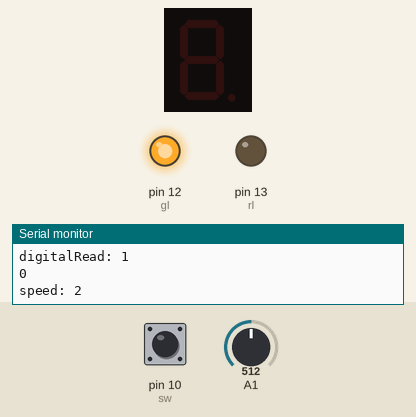
Bench run of a sketch on a simulated Arduino Uno, built with avr-gcc and run on an emulated ATmega328P. On the bench: 1-digit seven-segment display, output pins drawn as LEDs (lit = HIGH), the last lines printed to the serial monitor. Wiring (inferred from the names in the program): 1-digit 7-segment display, segments lit when HIGH: segments pin 3, pin 2, pin 4, pin 5, pin 6, pin 7, pin 8, pin 9. Inputs (shaded band) come from the test bench; at power-on: pin 10 (sw) HIGH, A1 = 512. The segment pins are drawn as the display they are named for; pins used as bus, display or sensor lines are not drawn.

Above: at 1.2 s.
1.3 s: pin 10 (sw) pulled LOW for 1 s
At 2.3 s:
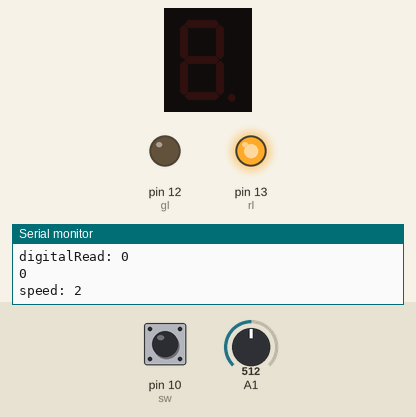
5.3 s: pin 10 (sw) pulled LOW for 3.2 s
At 9.6 s:
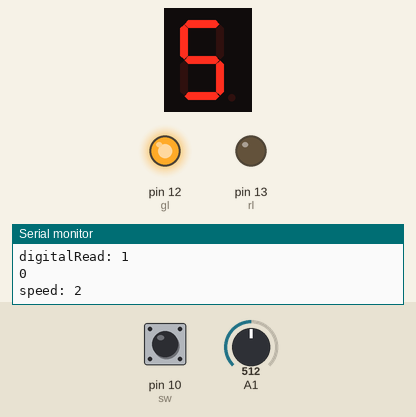
11.5 s: A1 set to 790
13.2 s: A1 set to 814
At 14.7 s:
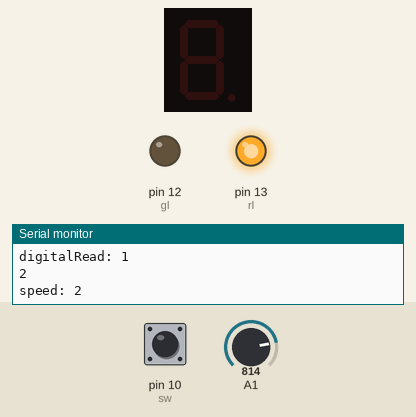
Timing chart, 0 to 15.8 s (numbered marks = the images above; inputs shaded):
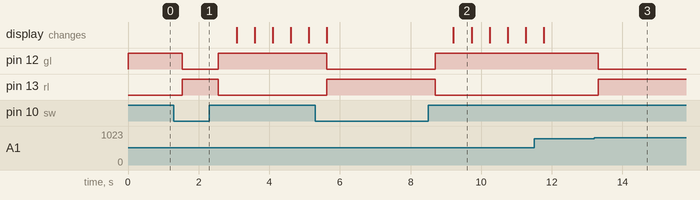

Measured:
- the behaviour switches between 800 and 801 on A1 (found by bisection; images 2 and 3)
- after the input at 1.3 s, pin 12 (gl): HIGH → LOW after 0.24 s, → HIGH 1.0 s later; pin 13 (rl): LOW → HIGH after 0.24 s, → LOW 1.0 s later
- after the input at 5.3 s, pin 12 (gl): HIGH → LOW after 0.33 s, → HIGH 3.1 s later; pin 13 (rl): LOW → HIGH after 0.33 s, → LOW 3.1 s later; the display: first differs from a run without the input after 3.9 s (image 2)
- after the input at 13.2 s, pin 12 (gl): HIGH → LOW after 0.11 s; pin 13 (rl): LOW → HIGH after 0.11 s
- what the display in image 2 shows lasts 0.5 s, from 9.2 s to 9.7 s

The sketch:

Lab5.ino
```cpp
#include "Timer.h"

int a = 3;
int b = 2;
int c = 4;
int d = 5;
int e = 6;
int f = 7;
int g = 8;
int dp = 9;
int sw = 10;
int gl = 12;
int rl = 13;
int LEDS[7] {a, b, c, d, e, f, g};
int nums[11][7] {
  {1, 1, 1, 1, 1, 1, 0}, //0
  {0, 1, 1, 0, 0, 0, 0}, //1
  {1, 1, 0, 1, 1, 0, 1}, //2
  {1, 1, 1, 1, 0, 0, 1}, //3
  {0, 1, 1, 0, 0, 1, 1}, //4
  {1, 0, 1, 1, 0, 1, 1}, //5
  {1, 0, 1, 1, 1, 1, 1}, //6
  {1, 1, 1, 0, 0, 0, 0}, //7
  {1, 1, 1, 1, 1, 1, 1}, //8
  {1, 1, 1, 1, 0, 1, 1}, //9
  {0, 0, 0, 0, 0, 0, 0}, //off
};

void outNum(int x) { //outputs number x on the display
  for (int i = 0; i < 7; i++) {
    if (nums[x][i] == 1) {
      digitalWrite(LEDS[i], HIGH);
    }
    else {
      digitalWrite(LEDS[i], LOW);
    }
  }
}

int readStick() { //returns 1 if the joystick was up, 2 if it is down, 0 for anything else
  // you may have to read from A0 instead of A1 depending on how you orient the joystick
  if (analogRead(A1) > 800) {
    return 2; // down
  }
  else if (analogRead(A1) < 200) {
    return 1; // up
  }

  else {
    return 0;
  }

}

unsigned char cflag = 0; // count flag
unsigned int count = 0;  // display count
unsigned long tcnt = 0; // tick count
unsigned int speed[3] = {4,2,1}; // array of speeds
unsigned int val = 1; // value to determine speed
enum LightStates { Wait, LightOn, ButtonHold, Countdown, OffCountdown } lightState;
enum LEDStates { LED_Off, LED_Countdown } ledState;

// button press
int button() {
  return !digitalRead(sw);
}

void lightTick() {
  switch (lightState) {
    case Wait:
      if (button() || readStick()) {
        lightState = LightOn;
      }
      break;

    case LightOn:
      outNum(10); // clear LED
      if (button()) {
        lightState = ButtonHold;
      } else if (tcnt == 0) {
        lightState = Wait;
      }
      break;

    case ButtonHold:
      if (!button()) {
        lightState = OffCountdown;
        tcnt = 5;
      }
      break;

    case Countdown:
      if (!button() && tcnt == 0) {
        lightState = Wait;
      }
      break;

    case OffCountdown:
      if (tcnt == 0) {
        lightState = Wait;
      }
      break;

    default:
      lightState = Wait;
      break;
  }

  switch (lightState) {
    case Wait:
      digitalWrite(rl, LOW); // room light off
      digitalWrite(gl, HIGH);
      cflag = 0; // LED off
      tcnt = 0; // reset counter
      break;

    case LightOn:
      digitalWrite(rl, HIGH); // room light on
      digitalWrite(gl, LOW);
      cflag = 1; // LED on
      tcnt = 9; // start counter at 9
      break;

    case ButtonHold:
      digitalWrite(rl, HIGH); // room light on
      digitalWrite(gl, LOW);
      cflag = 0; // LED off
      break;

    case Countdown:
    case OffCountdown:
      digitalWrite(rl, LOW); // room light off
      digitalWrite(gl, HIGH);
      cflag = 1; // LED on
      break;
  }
}

void ledTick() {
  switch (ledState) {
    case LED_Off:
      if (cflag) {
        ledState = LED_Countdown;
      }
      break;

    case LED_Countdown:
      if (!cflag) {
        ledState = LED_Off;
      }
      break;

    default:
      ledState = LED_Off;
      break;
  }

  switch (ledState) {
    case LED_Off:
      outNum(10); // clear LED
      break;

    case LED_Countdown:
      outNum(tcnt);
      if (tcnt > 0) {
        tcnt--;
      }
      break;
  }
}


void setup() {
  // put your setup code here, to run once:
  pinMode(a, OUTPUT);
  pinMode(b, OUTPUT);
  pinMode(c, OUTPUT);
  pinMode(d, OUTPUT);
  pinMode(e, OUTPUT);
  pinMode(f, OUTPUT);
  pinMode(g, OUTPUT);
  pinMode(dp, OUTPUT);
  pinMode(sw, INPUT_PULLUP);
  pinMode(gl, OUTPUT);
  pinMode(rl, OUTPUT);
  TimerSet(  500);
  TimerOn();
  Serial.begin(9600);
}

void loop() {
  // put your main code here, to run repeatedly:
  ledTick();
  lightTick();
  digitalRead(sw);
  Serial.print("digitalRead: ");
  Serial.print(digitalRead(sw));
  Serial.print("\n");
  Serial.print(readStick());
  Serial.print("\n");
  Serial.print("speed: ");
  Serial.print(speed[val]);
  Serial.print("\n");
  while (!TimerFlag){}  // Wait for BL's period
  TimerFlag = 0;
}
```

Timer.h
```cpp
// Permission to copy is granted provided that this header remains intact.
// This software is provided with no warranties.

////////////////////////////////////////////////////////////////////////////////

#ifndef Timer
#define Timer

#include "Arduino.h"

volatile unsigned char TimerFlag = 0; // TimerISR() sets this to 1. C programmer should clear to 0.

// Internal variables for mapping AVR's ISR to our cleaner TimerISR model.
unsigned long _avr_timer_M = 1; // Start count from here, down to 0. Default 1ms
unsigned long _avr_timer_cntcurr = 0; // Current internal count of 1ms ticks

// Set TimerISR() to tick every M ms
void TimerSet(unsigned long M) {
	_avr_timer_M = M;
	_avr_timer_cntcurr = _avr_timer_M;
}

void TimerOn() {
	// AVR timer/counter controller register TCCR1
  TCCR1B 	= 0x0B;	// bit3 = 1: CTC mode (clear timer on compare)
					// bit2bit1bit0=011: prescaler /64
					// 00001011: 0x0B
					// SO, 16 MHz clock or 16,000,000 /64 = 250,000 ticks/s
					// Thus, TCNT1 register will count at 250,000 ticks/s
          // FOR MICROSECONDS:
          // bit3 = 1: CTC mode (clear timer on compare)
					// bit2bit1bit0=010: prescaler /64
					// 00001011: 0x0A
					// SO, 16 MHz clock or 16,000,000 /8 = 2,000,000 ticks/s
					// Thus, TCNT1 register will count at 2,000,000 ticks/s

	// AVR output compare register OCR1A.
	OCR1A 	= 250;	// Timer interrupt will be generated when TCNT1==OCR1A
					// We want a 1 ms tick. 0.001 s * 250,000 ticks/s = 250
					// So when TCNT1 register equals 250,
					// 1 ms has passed. Thus, we compare to 250.
					// AVR timer interrupt mask register
          // FOR MICROSECONDS:
          // Timer interrupt will be generated when TCNT1==OCR1A
					// We want a 1 us tick. 0.000001 s * 2,000,000 ticks/s = 2
					// So when TCNT1 register equals 2,
					// 1 us has passed. Thus, we compare to 2.
					// AVR timer interrupt mask register

	TIMSK1 	= 0x02; // bit1: OCIE1A -- enables compare match interrupt

	//Initialize avr counter
	TCNT1 = 0;

	// TimerISR will be called every _avr_timer_cntcurr milliseconds
	_avr_timer_cntcurr = _avr_timer_M;

	//Enable global interrupts
	SREG |= 0x80;	// 0x80: 1000000
}

void TimerOff() {
	TCCR1B 	= 0x00; // bit3bit2bit1bit0=0000: timer off
}

void TimerISR() {
	TimerFlag = 1;
}

// In our approach, the C programmer does not touch this ISR, but rather TimerISR()
ISR(TIMER1_COMPA_vect)
{
	// CPU automatically calls when TCNT0 == OCR0 (every 1 ms per TimerOn settings)
	_avr_timer_cntcurr--; 			// Count down to 0 rather than up to TOP
	if (_avr_timer_cntcurr == 0) { 	// results in a more efficient compare
		TimerISR(); 				// Call the ISR that the user uses
		_avr_timer_cntcurr = _avr_timer_M;
	}
}

#endif //Timer
```
